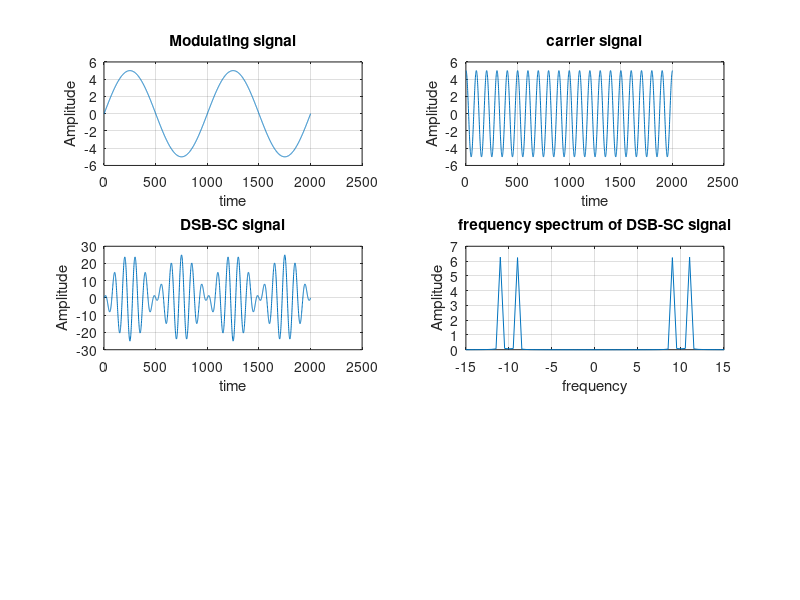

This chart was generated by the following MATLAB code:
clc;
close all;

Am= 5;
Ac= 5;
t= 0:0.001:2;
fm= 1;
fc= 10;
fs= 100*fc;

x= Am*sin(2*pi*fm*t);
y= Ac*cos(2*pi*fc*t);
z= x.*y;

subplot(3,2,1);
plot(x);
xlabel("time");
ylabel("Amplitude");
title("Modulating signal");
grid on;

subplot(3,2,2);
plot(y);
xlabel("time");
ylabel("Amplitude");
title("carrier signal");
grid on;

subplot(3,2,3);
plot(z);
xlabel("time");
ylabel("Amplitude");
title("DSB-SC signal");
grid on;

ld= length(z);
f = linspace(-fs/2, fs/2,ld);
DSB_SC= fftshift(fft(z,ld)/ld);

subplot(3,2,4);
plot(f, abs(DSB_SC));
xlim([-15,15]);
xlabel("frequency");
ylabel("Amplitude");
title("frequency spectrum of DSB-SC signal");
grid on;